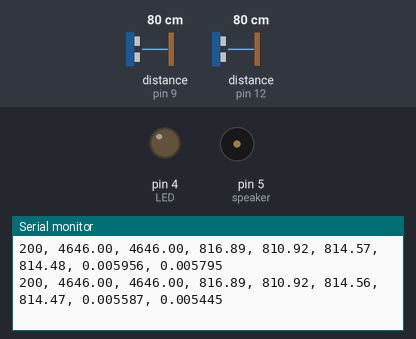
Simulated run of this sketch. Board: Arduino Uno, built with avr-gcc and run on an emulated ATmega328P. On the bench: output pins drawn as LEDs (lit = HIGH), buzzer (waves = sounding, pin HIGH), the last lines printed to the serial monitor. Wiring (inferred from the names in the program): 2 × ultrasonic range finder: trigger pin 8, echo pin 9 / trigger pin 11, echo pin 12. The inputs (shaded band) are chosen by the test bench; at power-on: distance to the obstacle (sensors on pin 9, pin 12) 80 cm. The echo pulse lasts 58.3 µs per cm; pins used as bus, display or sensor lines are not drawn.

Above: at 1.2 s.
1.3 s: distance to the obstacle (sensor on pin 9) set to 2 cm
At 1.34 s:
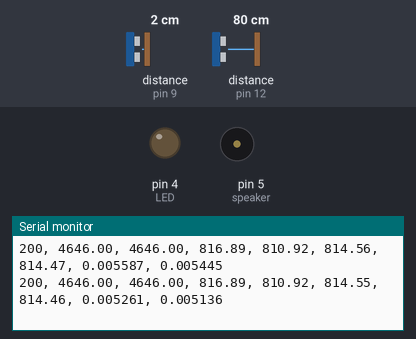
4.3 s: distance to the obstacle (sensor on pin 12) set to 2 cm
At 4.34 s:
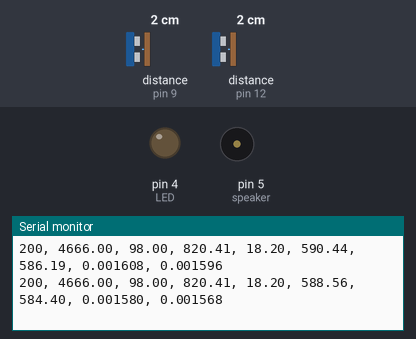
7.3 s: distance to the obstacle (sensor on pin 9) set to 4 cm
At 7.33 s:
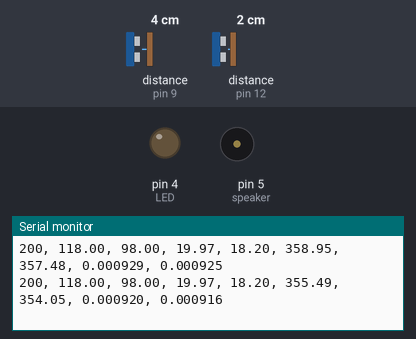
10.3 s: distance to the obstacle (sensor on pin 12) set to 4 cm
At 10.33 s:
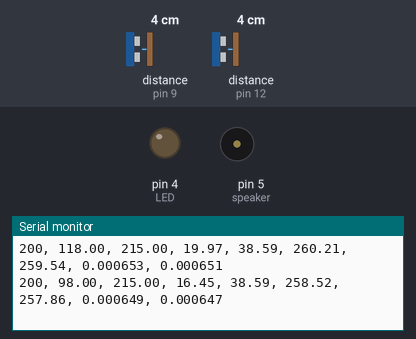
Timing chart, 0 to 13.3 s (numbered marks = the images above; inputs shaded):
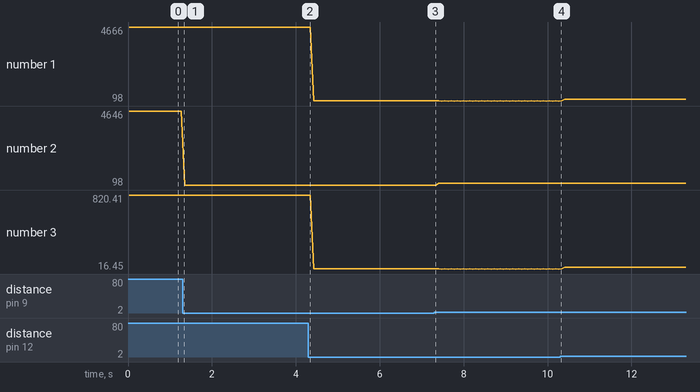

Measured:
- plotted number 1: 4646 → 4666 after the input at 1.3 s
- plotted number 2: 4646 → 98 after the input at 1.3 s
- plotted number 3: 816.89 → 820.41 after the input at 1.3 s

The sketch:

task_2.ino
```cpp
#include <stdio.h>
#include <math.h>
#include <time.h>

// Set the trigger pin for sensor 1 as 11
#define trigPin1 11

// Set the echo pin for sensor 1 as 12
#define echoPin1 12

// Set the trigger pin for sensor 2 as 8
#define trigPin2 8

// Set the echo pin for sensor 2 as 9
#define echoPin2 9

// Set the speaker pin as 5
#define speaker 5

// Set the led pin a 4
#define LED 4

  // predX variable for the prediction of the state for the first kalman filter
  float predX = 0;

  // predX1 variable for the prediction of the state for the second kalman filter
  float predX1 = 0;

  // error variable for the predicted error of the state for the first kalman filter
  float error = 0;

  // kalman_gain variable for the kalman gain K for the first kalman filter
  float kalman_gain = 0;

  // kalman_gain1 variable for the kalman gain K for the second kalman filter
  float kalman_gain1 = 0;

  // est_x variable for the corrected state, output for the first kalman filter
  float est_x = 0;

  // est_x1 variable for the corrected state, output for the second kalman filter
  float est_x1 = 0;

  // P for the error variance of the first kalman filter
  float P = 0;

  // P1 for the error variance of the second kalman filter
  float P1 = 0;

  // R variable of the first sensor, calculated offline
  float R = .15571;

  // R1 variable of the second sensor, calculated offline
  float R1 = .21487;

  // initialize varaible to know if the kalman filter initial conditions have been set
  int initialize = 0;

  // fitDone variable to know when fitting is completed and the kalman filter can stop running and the
  // LED can begin flashing and the buzzer can sound
  int fitDone = 0;


void setup() {
  // Set the baud rate, 9600
  Serial.begin (9600);

  // Set the trigger pin as an output for sensor 1
  pinMode(trigPin1, OUTPUT);

  // Set the echo pin as an input for sensor 1
  pinMode(echoPin1, INPUT);

  // Set the trigger pin as an output for sensor 2
  pinMode(trigPin2, OUTPUT);

  // Set the echo pin as an input for sensor 2
  pinMode(echoPin2, INPUT);

  // Set the LED pin as an output
  pinMode(LED, OUTPUT);

  // Set the speaker pin as an output
  pinMode(speaker, OUTPUT);

}

void loop() {
  // Variables to store the duration values measured and to store the variables of the calculated distance value
  // (after converting it from the raw time to distance), and then filter the distance with the kalman filters.
  float duration1, distance1, duration2, distance2, distance;

  // If fitting is not completed, then continue to run sample and filter the data until it is
  if (fitDone != 1){

    // Initialize the first Kalman filter prediction with the first measurement to decrease the fitting time. Also
    // initialize the error as the variance of the sensor, R. After initalization is complete then set the
    // prediction to the previous corrected state and set the error to the previous corrected error (variance).
    if (initialize == 0){

      // Create variable for the inital duration and the calculated distance to be saved in, only needed for the
      // init, no need for use elsewhere
      float initDuration = 0;
      float CalcDist = 0;

      // Set the trigger on for sensor 1 to low for 2 microseconds to ensure the trigger is not on
      digitalWrite(trigPin1, LOW);
      delayMicroseconds(2);

      // Set the trigger on sensor 1 high for 10 microseconds per the data sheet to send an 8 cycle sonic
      // burst
      digitalWrite(trigPin1, HIGH);
      delayMicroseconds(10);

      // Set the trigger for sensor 1 back to low since the 8 cycle sonic burst has been sent.
      digitalWrite(trigPin1, LOW);

      // Wait for the pulse to be recieved back, the pulseIn() function calculates the duration that it takes to
      // recieve the pulse back.
      initDuration = pulseIn(echoPin1, HIGH);

      // Calculate the distance that sensor 1 is measuring to mm, add one to offset and help correct the distance for testing day
      CalcDist = ((0.176*initDuration) - 1.8021+1);

      // Set the inital conditions for the prediction and the error for the first kalman filter. Set the prediction to the
      // duration value that was just measured and the error to R. Then set the initalize variable to 1 since the
      // initalization is completed.
      predX = CalcDist;
      error = R;
      initialize = 1;
    }
    else{
      // Set the prediction to the previous corrected state and set the error to the previous corrected error
      // (variance) for the first kalman filter
      predX = est_x1;
      error = P1;

    }

    // Set the trigger on for sensor 1 to low for 2 microseconds to ensure the trigger is not on
    digitalWrite(trigPin1, LOW);
    delayMicroseconds(2);

    // Set the trigger on sensor 1 high for 10 microseconds per the data sheet to send an 8 cycle sonic
    // burst
    digitalWrite(trigPin1, HIGH);
    delayMicroseconds(10);

    // Set the trigger for sensor 1 back to low since the 8 cycle sonic burst has been sent.
    digitalWrite(trigPin1, LOW);

    // Wait for the pulse to be recieved back, the pulseIn() function calculates the duration that it takes to
    // recieve the pulse back.
    duration1 = pulseIn(echoPin1, HIGH);

    // Calculate the distance that sensor 1 is measuring to mm, add one to offset and help correct the distance for testing day
    distance1 = ((0.176*duration1) - 1.8021+1);
    delay(10);

    // Set the trigger on for sensor 2 to low for 2 microseconds to ensure the trigger is not on
    digitalWrite(trigPin2, LOW);
    delayMicroseconds(2);

    // Set the trigger on sensor 2 high for 10 microseconds per the data sheet to send an 8 cycle sonic
    // burst
    digitalWrite(trigPin2, HIGH);
    delayMicroseconds(10);

    // Set the trigger for sensor 2 back to low since the 8 cycle sonic burst has been sent.
    digitalWrite(trigPin2, LOW);

    // Wait for the pulse to be recieved back, the pulseIn() function calculates the duration that it takes to
    // recieve the pulse back.
    duration2 = pulseIn(echoPin2, HIGH);

    // Calculate the distance that sensor 2 is measuring to mm, add one to offset and help correct the distance for testing day
    distance2 = ((0.1743*duration2)+.1179+1);


    // Correcting steps:
    // First kalman filter:

    // Calculate the kalman gain
    kalman_gain = error/(error + R);

    // Calculate the corrected output
    est_x = predX + (kalman_gain * (distance1 - predX));

    // Calculate the corrected error (variance)
    P = (1 - kalman_gain) * error;

    // Second kalam filter:

    // Calculate the kalman gain
    kalman_gain1 = P / (P + R1);

    // Calculate the correct output
    est_x1 = est_x + (kalman_gain1 * (distance2 - est_x));

    // Calculate the corrected error (variance)
    P1 = (1 - kalman_gain1)*P;

    // Print the distance in mm and the corrected error (variance) in mm to the serial monitor per the
    // output requirements for task 1.2.

    // Print the true distance value
    Serial.print(200);
    Serial.print(", ");

    // Print the raw duration value from sensor 1
    Serial.print(duration1);
    Serial.print(", ");

    // Print the raw duration value from sensor 2
    Serial.print(duration2);
    Serial.print(", ");

    // Print the calculated distance value for sensor 1
    Serial.print(distance1);
    Serial.print(", ");

    // Print the calculated distance value for sensor 2
    Serial.print(distance2);
    Serial.print(", ");

    // Print the Kalman Filter output for the first filter
    Serial.print(est_x);
    Serial.print(", ");

    // Print the Kalman Filter output for the second filter
    Serial.print(est_x1);
    Serial.print(", ");

    // Print the variance, P, for the first filter
    Serial.print(P, 6);
    Serial.print(", ");

    // Print the variance, P1, for the second filter
    Serial.println(P1, 6);


    // for this prints in:
    // true distance, raw duration sensor 1, raw duration sensor 2, raw distance sensor 1, raw distance sensor 2,
    // filter distance 1, filtered distance 2, variance distance 1, variance distance 2

    // delay before going to the next iteration to make sure that no signals from the previous measurement are
    // still propigating through the space.
    delay(10);

    // If the error P1 is less than .002 and the estimated state value +/- 1 mm is within the average distance of the raw
    // distance readings from the sensor then fitting is completed.
   /* if (P1 < .002 && ((distance1 + distance2)/2) >= est_x1-1 && ((distance1 + distance2)/2) <= est_x1+1){

      // Set the pin for the speaker high to know that fitting is done
      digitalWrite(speaker, HIGH);

      // Flash the LED by setting the pin high
      digitalWrite(LED, HIGH);

      // Delay for 10 ms for the LED to be on
      delay(10);

      // Set the pin low for the flash
      digitalWrite(LED, LOW);

      // Set fitDone to 1 so that the kalman filter stops filtering data
      fitDone = 1;
    }*/
  }

  else if (fitDone == 1){
    // Turn the LED on and continue to flash it with a 100 ms delay
    digitalWrite(LED, HIGH);
    delay(100);
    digitalWrite(LED, LOW);

    // delay for an additional 1000 ms to keep the buzzer on
    delay(1000);

    // Turn the buzzer off and keep it off so it doesn't continue to be annoying :)
    digitalWrite(speaker, LOW);
  }
}
```
